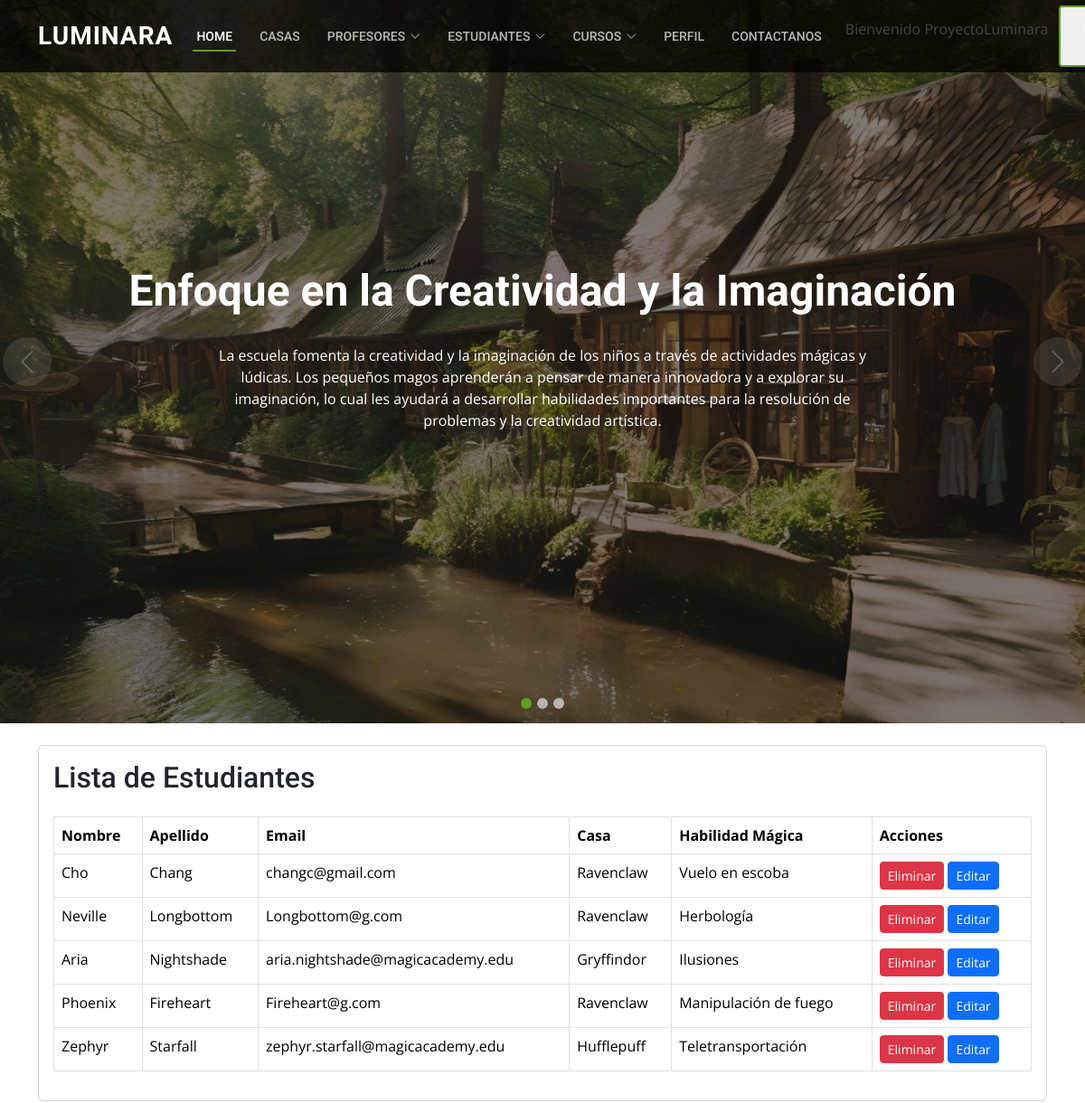
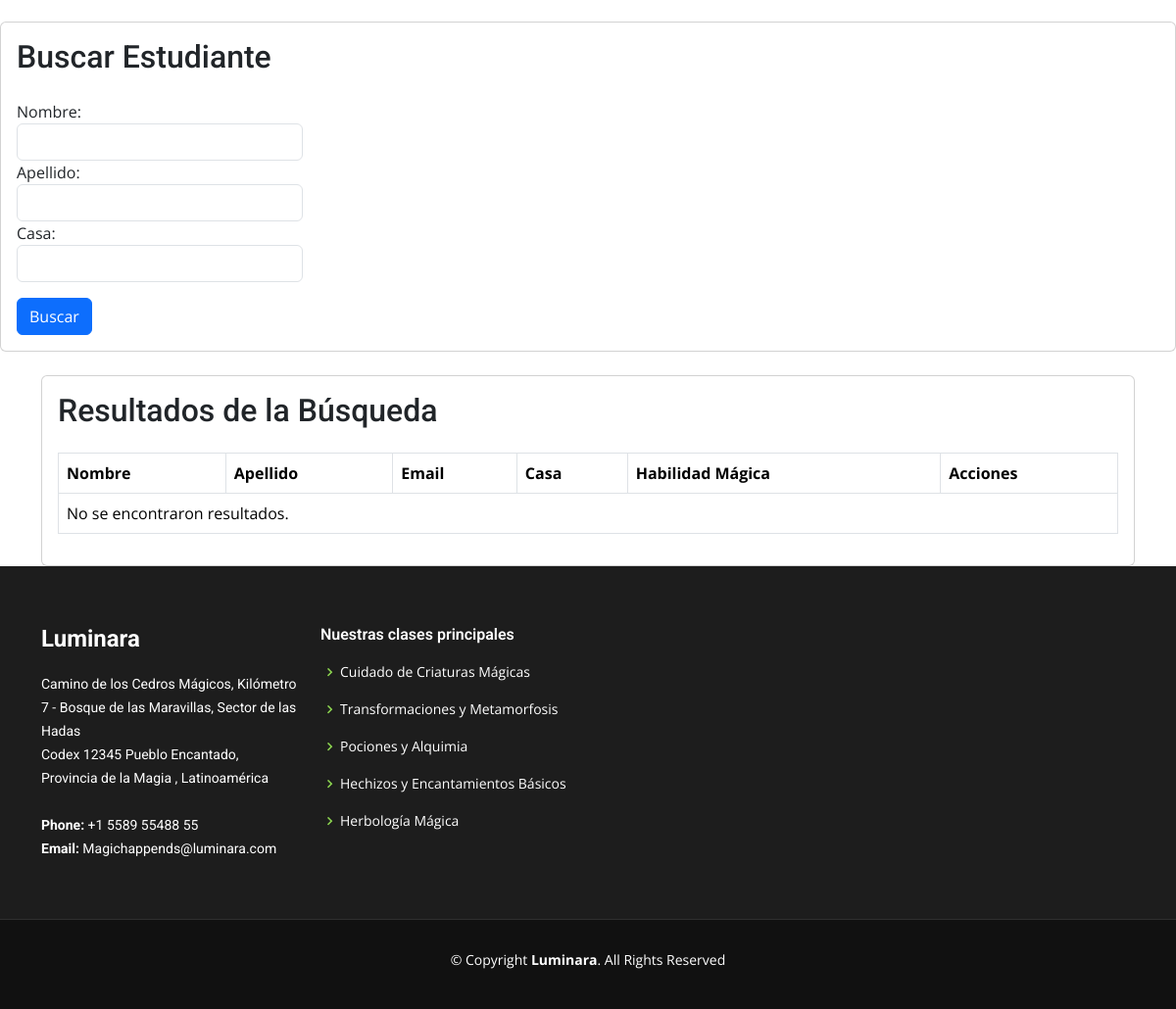
Page /APP-Magic/Estudiantesnuevos/ (signed in) on the committed database (2 pictures, top to bottom).
### APPMagic/models.py (models this page shows, shortened)
class Estudiante(models.Model):
    nombre = models.CharField(max_length=30)
    apellido = models.CharField(max_length=30)
    email = models.EmailField(null=True)
    casa = models.ForeignKey(Casa, on_delete=models.SET_NULL, null=True)  # Nueva relación con la casa mágica
    habilidad_magica = models.CharField(max_length=100, null=True)  # Nueva habilidad mágica

class Casa(models.Model):
    GRYFFINDOR = 'Gryffindor'
    HUFFLEPUFF = 'Hufflepuff'
    RAVENCLAW = 'Ravenclaw'
    SLYTHERIN = 'Slytherin'
    CASA_CHOICES = [
        (GRYFFINDOR, 'Gryffindor'),
        (HUFFLEPUFF, 'Hufflepuff'),
        (RAVENCLAW, 'Ravenclaw'),
        (SLYTHERIN, 'Slytherin'),
    ]
    nombre = models.CharField(
        max_length=10,
        choices=CASA_CHOICES,
        unique=True,
    )
    descripcion = models.TextField()

### APPMagic/views.py (the view, shortened to what this page needs)
# urls.py: path('Estudiantesnuevos/', views.estudiantes_view, name='estudiantes_view'),
@staff_member_required(login_url='/APP-Magic/staffmember/')
def estudiantes_view(request):
    mis_estudiantes = Estudiante.objects.all()
    form = EstudianteSearchForm(request.GET or None)
    search_results = None
    return render(request, 'Estudiantesnuevos.html', {
        'mis_estudiantes': mis_estudiantes,
        'form': form,
        'search_results': search_results,
    })

### APPMagic/forms.py
class EstudianteSearchForm(forms.Form):
    nombre = forms.CharField(required=False, max_length=30, label='Nombre')
    apellido = forms.CharField(required=False, max_length=30, label='Apellido')
    casa = forms.CharField(required=False, max_length=30, label='Casa')

### APPMagic/templates/Estudiantesnuevos.html (shortened to what this page needs)
{% extends 'Base.html' %}
{% block contenidobipolar %}
    <div class="container mt-4">
        {% if request.user.is_staff %}
            <div class="card">
                <div class="card-body">
                    <h2 class="card-title mb-4">Lista de Estudiantes</h2>
                    <div class="table-responsive">
                        <table class="table table-bordered">
                            <thead>
                                <tr>
                                    <th>Nombre</th>
                                    <th>Apellido</th>
                                    <th>Email</th>
                                    <th>Casa</th>
                                    <th>Habilidad Mágica</th>
                                    <th>Acciones</th>
                                </tr>
                            </thead>
                            <tbody>
                                {% for estudiante in mis_estudiantes %}
                                    <tr>
                                        <td>{{ estudiante.nombre }}</td>
                                        <td>{{ estudiante.apellido }}</td>
                                        <td>{{ estudiante.email }}</td>
                                        <td>{{ estudiante.casa.nombre }}</td>
                                        <td>{{ estudiante.habilidad_magica }}</td>
                                        <td>
                                            <form method="post" action="{% url 'eliminar_estudiante' estudiante.id %}" style="display: inline;">
                                                <button type="submit" class="btn btn-sm btn-danger">Eliminar</button>
                                            </form>
                                            <a href="{% url 'editar_estudiante' estudiante.id %}" class="btn btn-sm btn-primary">Editar</a>
                                        </td>
                                    </tr>
                                {% empty %}
                                    <tr>
                                        <td colspan="6">No hay estudiantes registrados.</td>
                                    </tr>
                                {% endfor %}
                            </tbody>
                        </table>
                    </div>
                </div>
            </div>
        {% endif %}
    </div>
    <div class="card mt-4">
        <div class="card-body">
            <h2 class="card-title mb-4">Buscar Estudiante</h2>
            <form method="get" action="{% url 'estudiantes_view' %}">
                <div class="form-row">
                    <div class="form-group col-md-3">
                        <label for="id_nombre">Nombre:</label>
                        <input type="text" id="id_nombre" name="nombre" class="form-control" value="{{ request.GET.nombre }}">
                    </div>
                    <div class="form-group col-md-3">
                        <label for="id_apellido">Apellido:</label>
                        <input type="text" id="id_apellido" name="apellido" class="form-control" value="{{ request.GET.apellido }}">
                    </div>
                    <div class="form-group col-md-3">
                        <label for="id_casa">Casa:</label>
                        <input type="text" id="id_casa" name="casa" class="form-control" value="{{ request.GET.casa }}">
                    </div>
                </div>
                <button type="submit" name="search" class="btn btn-primary mt-3">Buscar</button>
            </form>
        </div>
    </div>
    <div class="container mt-4">
        {% if search_results %}
            <div class="card mt-4">
                <div class="card-body">
                    <h2 class="card-title mb-4">Resultados de la Búsqueda</h2>
                    <div class="table-responsive">
                        <table class="table table-bordered">
                            <thead>
                                <tr>
                                    <th>Nombre</th>
                                    <th>Apellido</th>
                                    <th>Email</th>
                                    <th>Casa</th>
                                    <th>Habilidad Mágica</th>
                                    {% if request.user.is_staff %}
                                        <th>Acciones</th>
                                    {% endif %}
                                </tr>
                            </thead>
                            <tbody>
                                {% for estudiante in search_results %}
                                    <tr>
                                        <td>{{ estudiante.nombre }}</td>
                                        <td>{{ estudiante.apellido }}</td>
                                        <td>{{ estudiante.email }}</td>
                                        <td>{{ estudiante.casa.nombre }}</td>
                                        <td>{{ estudiante.habilidad_magica }}</td>
                                        {% if request.user.is_staff %}
                                            <td>
                                                <form method="post" action="{% url 'eliminar_estudiante' estudiante.id %}" style="display: inline;">
                                                    {% csrf_token %}
                                                    <button type="submit" class="btn btn-sm btn-danger">Eliminar</button>
                                                </form>
                                                <a href="{% url 'editar_estudiante' estudiante.id %}" class="btn btn-sm btn-primary">Editar</a>
                                            </td>
                                        {% endif %}
                                    </tr>
                                {% empty %}
                                    <tr>
                                        <td colspan="{% if request.user.is_staff %}6{% else %}5{% endif %}">No se encontraron resultados.</td>
                                    </tr>
                                {% endfor %}
                            </tbody>
                        </table>
                    </div>
                </div>
            </div>
        {% else %}
            <div class="card mt-4">
                <div class="card-body">
                    <h2 class="card-title mb-4">Resultados de la Búsqueda</h2>
                    <div class="table-responsive">
                        <table class="table table-bordered">
                            <thead>
                                <tr>
                                    <th>Nombre</th>
                                    <th>Apellido</th>
                                    <th>Email</th>
                                    <th>Casa</th>
                                    <th>Habilidad Mágica</th>
                                    {% if request.user.is_staff %}
                                        <th>Acciones</th>
                                    {% endif %}
                                </tr>
                            </thead>
                            <tbody>
                                <tr>
                                    <td colspan="{% if request.user.is_staff %}6{% else %}5{% endif %}">No se encontraron resultados.</td>
                                </tr>
                            </tbody>
                        </table>
                    </div>
                </div>
            </div>
        {% endif %}
    </div>
{% endblock contenidobipolar %}

### APPMagic/templates/Base.html (shortened to what this page needs)
<!DOCTYPE html>
<html lang="en">
<head>
{% load static %}
  <link href="{% static 'assets/vendor/animate.css/animate.min.css' %}" rel="stylesheet">
  <link href="{% static 'assets/vendor/bootstrap/css/bootstrap.min.css' %}" rel="stylesheet">
  <link href="{% static 'assets/vendor/bootstrap-icons/bootstrap-icons.css' %}" rel="stylesheet">
  <link href="{% static 'assets/vendor/boxicons/css/boxicons.min.css' %}" rel="stylesheet">
  <link href="{% static 'assets/vendor/glightbox/css/glightbox.min.css' %}" rel="stylesheet">
  <link href="{% static 'assets/vendor/swiper/swiper-bundle.min.css' %}" rel="stylesheet">
  <link href="{% static 'assets/css/style.css' %}" rel="stylesheet">
</head>
<body>
  <header id="header" class="fixed-top d-flex align-items-center">
    <div class="container d-flex align-items-center justify-content-between">
      <h1 class="logo"><a href="index.html">Luminara</a></h1>
      <nav id="navbar" class="navbar">
        <ul>
          <li><a href="{% url 'Home' %}" class="active">Home<br></a></li>
          <li><a href="{% url 'Casa' %}">Casas</a></li>
          <li class="dropdown"><a href="#"><span>Profesores</span> <i class="bi bi-chevron-down"></i></a>
          </li>
          <li class="dropdown"><a href="#"><span>Estudiantes</span> <i class="bi bi-chevron-down"></i></a>
          <li class="dropdown"><a href="#"><span>Cursos</span> <i class="bi bi-chevron-down"></i></a>
          {% if user.is_authenticated %}
          <li><a href="{% url 'perfil' %}">Perfil</a></li>
          {% endif %}
          <li><a href="{% url 'Contacto' %}">Contactanos</a></li>
        {% if user.is_authenticated %}
        <li class="welcome-message"><p> Bienvenido {{user.username}}</p></li>
        <form method ="post" action = "{% url 'logout' %}">
         {% csrf_token %} <button type = "submit"  class="getstarted scrollto">Log out</button>
        {%else%}
        <li><a class="getstarted scrollto" href="{% url 'login' %}">Log in</a></li>
        {%endif%}
        </ul>
      </nav>
    </div>
  </header>
  <section id="hero">
    <div class="hero-container">
      <div id="heroCarousel" data-bs-interval="5000" class="carousel slide carousel-fade" data-bs-ride="carousel">
        <ol class="carousel-indicators" id="hero-carousel-indicators"></ol>
        <div class="carousel-inner" role="listbox">
          <div class="carousel-item active" style="background-image: url({% static 'assets/img/slide/slide-1.jpg' %});">
            <div class="carousel-container">
              <div class="carousel-content">
                <h2 class="animate__animated animate__fadeInDown">Enfoque en la Creatividad y la Imaginación</h2>
                <p class="animate__animated animate__fadeInUp">La escuela fomenta la creatividad y la imaginación de los niños a través de actividades mágicas y lúdicas. Los pequeños magos aprenderán a pensar de manera innovadora y a explorar su imaginación, lo cual les ayudará a desarrollar habilidades importantes para la resolución de problemas y la creatividad artística.</p>
              </div>
            </div>
          </div>
        </div>
        <a class="carousel-control-prev" href="#heroCarousel" role="button" data-bs-slide="prev">
          <span class="carousel-control-prev-icon bi bi-chevron-left" aria-hidden="true"></span>
        </a>
        <a class="carousel-control-next" href="#heroCarousel" role="button" data-bs-slide="next">
          <span class="carousel-control-next-icon bi bi-chevron-right" aria-hidden="true"></span>
        </a>
      </div>
    </div>
  </section>
 {%block contenidobipolar%}  {%endblock contenidobipolar%}
  <footer id="footer">
    <div class="footer-top">
      <div class="container">
        <div class="row">
          <div class="col-lg-3 col-md-6">
            <div class="footer-info">
              <h3>Luminara</h3>
              <p>
                Camino de los Cedros Mágicos, Kilómetro 7 - Bosque de las Maravillas, Sector de las Hadas <br>
                Codex 12345
                Pueblo Encantado, Provincia de la Magia
                , Latinoamérica<br><br>
                <strong>Phone:</strong> +1 5589 55488 55<br>
                <strong>Email:</strong> Magichappends@luminara.com<br>
              </p>
            </div>
          </div>
          <div class="col-lg-3 col-md-6 footer-links">
            <h4>Nuestras clases principales</h4>
            <ul>
              <li><i class="bx bx-chevron-right"></i> <a href="#">Cuidado de Criaturas Mágicas</a></li>
              <li><i class="bx bx-chevron-right"></i> <a href="#">Transformaciones y Metamorfosis</a></li>
              <li><i class="bx bx-chevron-right"></i> <a href="#">Pociones y Alquimia</a></li>
              <li><i class="bx bx-chevron-right"></i> <a href="#">Hechizos y Encantamientos Básicos</a></li>
              <li><i class="bx bx-chevron-right"></i> <a href="#">Herbología Mágica</a></li>
            </ul>
          </div>
        </div>
      </div>
    </div>
    <div class="container">
      <div class="copyright">
        &copy; Copyright <strong><span>Luminara</span></strong>. All Rights Reserved
      </div>
      <div class="credits">
      </div>
    </div>
  </footer>
</body>
</html>

### rows in the picture
Estudiante: nombre "Cho", apellido "Chang", email "changc@gmail.com", casa.nombre "Ravenclaw", habilidad_magica "Vuelo en escoba"
Estudiante: nombre "Neville", apellido "Longbottom", email "Longbottom@g.com", casa.nombre "Ravenclaw", habilidad_magica "Herbología"
Estudiante: nombre "Aria", apellido "Nightshade", email "aria.nightshade@magicacademy.edu", casa.nombre "Gryffindor", habilidad_magica "Ilusiones"
Estudiante: nombre "Phoenix", apellido "Fireheart", email "Fireheart@g.com", casa.nombre "Ravenclaw", habilidad_magica "Manipulación de fuego"
Estudiante: nombre "Zephyr", apellido "Starfall", email "zephyr.starfall@magicacademy.edu", casa.nombre "Hufflepuff", habilidad_magica "Teletransportación"

### other values in the picture
{{ user.username }} "ProyectoLuminara"
